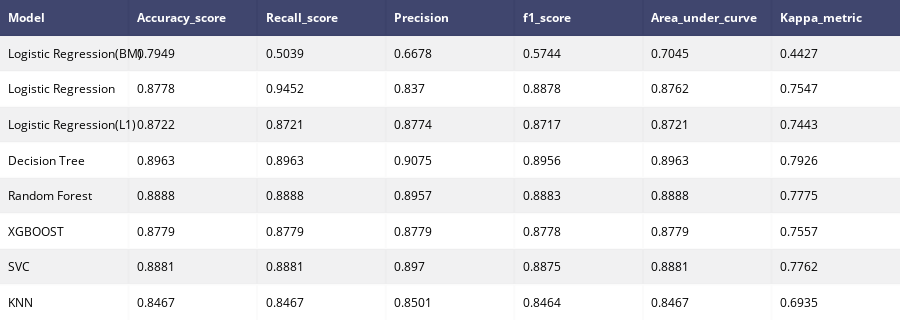

The notebook cell saved with this chart:
### Code cell
model_performances = pd.concat([model1,model2,model3,
                                model4,model5,model6,
                                model7,model8],axis = 0).reset_index()

model_performances = model_performances.drop(columns = "index",axis =1)

table  = ff.create_table(np.round(model_performances,4))
py.iplot(table)

### Figure 1 — Plotly figure (JSON) as saved in the notebook; plotly's stock layout.template omitted (floating-point values rounded to 4 significant figures)
{"data": [{"colorscale": [[0, "#00083e"], [0.5, "#ededee"], [1, "#ffffff"]], "hoverinfo": "none", "opacity": 0.75, "showscale": false, "type": "heatmap", "uid": "6334fc62-282c-483a-aa03-8f495b80b6ba", "z": [[0, 0, 0, 0, 0, 0, 0], [0.5, 0.5, 0.5, 0.5, 0.5, 0.5, 0.5], [1, 1, 1, 1, 1, 1, 1], [0.5, 0.5, 0.5, 0.5, 0.5, 0.5, 0.5], [1, 1, 1, 1, 1, 1, 1], [0.5, 0.5, 0.5, 0.5, 0.5, 0.5, 0.5], [1, 1, 1, 1, 1, 1, 1], [0.5, 0.5, 0.5, 0.5, 0.5, 0.5, 0.5], [1, 1, 1, 1, 1, 1, 1]]}], "layout": {"annotations": [{"align": "left", "font": {"color": "#ffffff"}, "showarrow": false, "text": "<b>Model</b>", "x": -0.45, "xanchor": "left", "xref": "x", "y": 0, "yref": "y"}, {"align": "left", "font": {"color": "#ffffff"}, "showarrow": false, "text": "<b>Accuracy_score</b>", "x": 0.55, "xanchor": "left", "xref": "x", "y": 0, "yref": "y"}, {"align": "left", "font": {"color": "#ffffff"}, "showarrow": false, "text": "<b>Recall_score</b>", "x": 1.55, "xanchor": "left", "xref": "x", "y": 0, "yref": "y"}, {"align": "left", "font": {"color": "#ffffff"}, "showarrow": false, "text": "<b>Precision</b>", "x": 2.55, "xanchor": "left", "xref": "x", "y": 0, "yref": "y"}, {"align": "left", "font": {"color": "#ffffff"}, "showarrow": false, "text": "<b>f1_score</b>", "x": 3.55, "xanchor": "left", "xref": "x", "y": 0, "yref": "y"}, {"align": "left", "font": {"color": "#ffffff"}, "showarrow": false, "text": "<b>Area_under_curve</b>", "x": 4.55, "xanchor": "left", "xref": "x", "y": 0, "yref": "y"}, {"align": "left", "font": {"color": "#ffffff"}, "showarrow": false, "text": "<b>Kappa_metric</b>", "x": 5.55, "xanchor": "left", "xref": "x", "y": 0, "yref": "y"}, {"align": "left", "font": {"color": "#000000"}, "showarrow": false, "text": "Logistic Regression(BM)", "x": -0.45, "xanchor": "left", "xref": "x", "y": 1, "yref": "y"}, {"align": "left", "font": {"color": "#000000"}, "showarrow": false, "text": "0.7949", "x": 0.55, "xanchor": "left", "xref": "x", "y": 1, "yref": "y"}, {"align": "left", "font": {"color": "#000000"}, "showarrow": false, "text": "0.5039", "x": 1.55, "xanchor": "left", "xref": "x", "y": 1, "yref": "y"}, {"align": "left", "font": {"color": "#000000"}, "showarrow": false, "text": "0.6678", "x": 2.55, "xanchor": "left", "xref": "x", "y": 1, "yref": "y"}, {"align": "left", "font": {"color": "#000000"}, "showarrow": false, "text": "0.5744", "x": 3.55, "xanchor": "left", "xref": "x", "y": 1, "yref": "y"}, {"align": "left", "font": {"color": "#000000"}, "showarrow": false, "text": "0.7045", "x": 4.55, "xanchor": "left", "xref": "x", "y": 1, "yref": "y"}, {"align": "left", "font": {"color": "#000000"}, "showarrow": false, "text": "0.4427", "x": 5.55, "xanchor": "left", "xref": "x", "y": 1, "yref": "y"}, {"align": "left", "font": {"color": "#000000"}, "showarrow": false, "text": "Logistic Regression", "x": -0.45, "xanchor": "left", "xref": "x", "y": 2, "yref": "y"}, {"align": "left", "font": {"color": "#000000"}, "showarrow": false, "text": "0.8778", "x": 0.55, "xanchor": "left", "xref": "x", "y": 2, "yref": "y"}, {"align": "left", "font": {"color": "#000000"}, "showarrow": false, "text": "0.9452", "x": 1.55, "xanchor": "left", "xref": "x", "y": 2, "yref": "y"}, {"align": "left", "font": {"color": "#000000"}, "showarrow": false, "text": "0.837", "x": 2.55, "xanchor": "left", "xref": "x", "y": 2, "yref": "y"}, {"align": "left", "font": {"color": "#000000"}, "showarrow": false, "text": "0.8878", "x": 3.55, "xanchor": "left", "xref": "x", "y": 2, "yref": "y"}, {"align": "left", "font": {"color": "#000000"}, "showarrow": false, "text": "0.8762", "x": 4.55, "xanchor": "left", "xref": "x", "y": 2, "yref": "y"}, {"align": "left", "font": {"color": "#000000"}, "showarrow": false, "text": "0.7547", "x": 5.55, "xanchor": "left", "xref": "x", "y": 2, "yref": "y"}, {"align": "left", "font": {"color": "#000000"}, "showarrow": false, "text": "Logistic Regression(L1)", "x": -0.45, "xanchor": "left", "xref": "x", "y": 3, "yref": "y"}, {"align": "left", "font": {"color": "#000000"}, "showarrow": false, "text": "0.8722", "x": 0.55, "xanchor": "left", "xref": "x", "y": 3, "yref": "y"}, {"align": "left", "font": {"color": "#000000"}, "showarrow": false, "text": "0.8721", "x": 1.55, "xanchor": "left", "xref": "x", "y": 3, "yref": "y"}, {"align": "left", "font": {"color": "#000000"}, "showarrow": false, "text": "0.8774", "x": 2.55, "xanchor": "left", "xref": "x", "y": 3, "yref": "y"}, {"align": "left", "font": {"color": "#000000"}, "showarrow": false, "text": "0.8717", "x": 3.55, "xanchor": "left", "xref": "x", "y": 3, "yref": "y"}, {"align": "left", "font": {"color": "#000000"}, "showarrow": false, "text": "0.8721", "x": 4.55, "xanchor": "left", "xref": "x", "y": 3, "yref": "y"}, {"align": "left", "font": {"color": "#000000"}, "showarrow": false, "text": "0.7443", "x": 5.55, "xanchor": "left", "xref": "x", "y": 3, "yref": "y"}, {"align": "left", "font": {"color": "#000000"}, "showarrow": false, "text": "Decision Tree", "x": -0.45, "xanchor": "left", "xref": "x", "y": 4, "yref": "y"}, {"align": "left", "font": {"color": "#000000"}, "showarrow": false, "text": "0.8963", "x": 0.55, "xanchor": "left", "xref": "x", "y": 4, "yref": "y"}, {"align": "left", "font": {"color": "#000000"}, "showarrow": false, "text": "0.8963", "x": 1.55, "xanchor": "left", "xref": "x", "y": 4, "yref": "y"}, {"align": "left", "font": {"color": "#000000"}, "showarrow": false, "text": "0.9075", "x": 2.55, "xanchor": "left", "xref": "x", "y": 4, "yref": "y"}, {"align": "left", "font": {"color": "#000000"}, "showarrow": false, "text": "0.8956", "x": 3.55, "xanchor": "left", "xref": "x", "y": 4, "yref": "y"}, {"align": "left", "font": {"color": "#000000"}, "showarrow": false, "text": "0.8963", "x": 4.55, "xanchor": "left", "xref": "x", "y": 4, "yref": "y"}, {"align": "left", "font": {"color": "#000000"}, "showarrow": false, "text": "0.7926", "x": 5.55, "xanchor": "left", "xref": "x", "y": 4, "yref": "y"}, {"align": "left", "font": {"color": "#000000"}, "showarrow": false, "text": "Random Forest", "x": -0.45, "xanchor": "left", "xref": "x", "y": 5, "yref": "y"}, {"align": "left", "font": {"color": "#000000"}, "showarrow": false, "text": "0.8888", "x": 0.55, "xanchor": "left", "xref": "x", "y": 5, "yref": "y"}, {"align": "left", "font": {"color": "#000000"}, "showarrow": false, "text": "0.8888", "x": 1.55, "xanchor": "left", "xref": "x", "y": 5, "yref": "y"}, {"align": "left", "font": {"color": "#000000"}, "showarrow": false, "text": "0.8957", "x": 2.55, "xanchor": "left", "xref": "x", "y": 5, "yref": "y"}, {"align": "left", "font": {"color": "#000000"}, "showarrow": false, "text": "0.8883", "x": 3.55, "xanchor": "left", "xref": "x", "y": 5, "yref": "y"}, {"align": "left", "font": {"color": "#000000"}, "showarrow": false, "text": "0.8888", "x": 4.55, "xanchor": "left", "xref": "x", "y": 5, "yref": "y"}, {"align": "left", "font": {"color": "#000000"}, "showarrow": false, "text": "0.7775", "x": 5.55, "xanchor": "left", "xref": "x", "y": 5, "yref": "y"}, {"align": "left", "font": {"color": "#000000"}, "showarrow": false, "text": "XGBOOST", "x": -0.45, "xanchor": "left", "xref": "x", "y": 6, "yref": "y"}, {"align": "left", "font": {"color": "#000000"}, "showarrow": false, "text": "0.8779", "x": 0.55, "xanchor": "left", "xref": "x", "y": 6, "yref": "y"}, {"align": "left", "font": {"color": "#000000"}, "showarrow": false, "text": "0.8779", "x": 1.55, "xanchor": "left", "xref": "x", "y": 6, "yref": "y"}, {"align": "left", "font": {"color": "#000000"}, "showarrow": false, "text": "0.8779", "x": 2.55, "xanchor": "left", "xref": "x", "y": 6, "yref": "y"}, {"align": "left", "font": {"color": "#000000"}, "showarrow": false, "text": "0.8778", "x": 3.55, "xanchor": "left", "xref": "x", "y": 6, "yref": "y"}, {"align": "left", "font": {"color": "#000000"}, "showarrow": false, "text": "0.8779", "x": 4.55, "xanchor": "left", "xref": "x", "y": 6, "yref": "y"}, {"align": "left", "font": {"color": "#000000"}, "showarrow": false, "text": "0.7557", "x": 5.55, "xanchor": "left", "xref": "x", "y": 6, "yref": "y"}, {"align": "left", "font": {"color": "#000000"}, "showarrow": false, "text": "SVC", "x": -0.45, "xanchor": "left", "xref": "x", "y": 7, "yref": "y"}, {"align": "left", "font": {"color": "#000000"}, "showarrow": false, "text": "0.8881", "x": 0.55, "xanchor": "left", "xref": "x", "y": 7, "yref": "y"}, {"align": "left", "font": {"color": "#000000"}, "showarrow": false, "text": "0.8881", "x": 1.55, "xanchor": "left", "xref": "x", "y": 7, "yref": "y"}, {"align": "left", "font": {"color": "#000000"}, "showarrow": false, "text": "0.897", "x": 2.55, "xanchor": "left", "xref": "x", "y": 7, "yref": "y"}, {"align": "left", "font": {"color": "#000000"}, "showarrow": false, "text": "0.8875", "x": 3.55, "xanchor": "left", "xref": "x", "y": 7, "yref": "y"}, {"align": "left", "font": {"color": "#000000"}, "showarrow": false, "text": "0.8881", "x": 4.55, "xanchor": "left", "xref": "x", "y": 7, "yref": "y"}, {"align": "left", "font": {"color": "#000000"}, "showarrow": false, "text": "0.7762", "x": 5.55, "xanchor": "left", "xref": "x", "y": 7, "yref": "y"}, {"align": "left", "font": {"color": "#000000"}, "showarrow": false, "text": "KNN", "x": -0.45, "xanchor": "left", "xref": "x", "y": 8, "yref": "y"}, {"align": "left", "font": {"color": "#000000"}, "showarrow": false, "text": "0.8467", "x": 0.55, "xanchor": "left", "xref": "x", "y": 8, "yref": "y"}, {"align": "left", "font": {"color": "#000000"}, "showarrow": false, "text": "0.8467", "x": 1.55, "xanchor": "left", "xref": "x", "y": 8, "yref": "y"}, {"align": "left", "font": {"color": "#000000"}, "showarrow": false, "text": "0.8501", "x": 2.55, "xanchor": "left", "xref": "x", "y": 8, "yref": "y"}, {"align": "left", "font": {"color": "#000000"}, "showarrow": false, "text": "0.8464", "x": 3.55, "xanchor": "left", "xref": "x", "y": 8, "yref": "y"}, {"align": "left", "font": {"color": "#000000"}, "showarrow": false, "text": "0.8467", "x": 4.55, "xanchor": "left", "xref": "x", "y": 8, "yref": "y"}, {"align": "left", "font": {"color": "#000000"}, "showarrow": false, "text": "0.6935", "x": 5.55, "xanchor": "left", "xref": "x", "y": 8, "yref": "y"}], "height": 320, "margin": {"b": 0, "l": 0, "r": 0, "t": 0}, "xaxis": {"dtick": 1, "gridwidth": 2, "showticklabels": false, "tick0": -0.5, "ticks": "", "zeroline": false}, "yaxis": {"autorange": "reversed", "dtick": 1, "gridwidth": 2, "showticklabels": false, "tick0": 0.5, "ticks": "", "zeroline": false}}}
